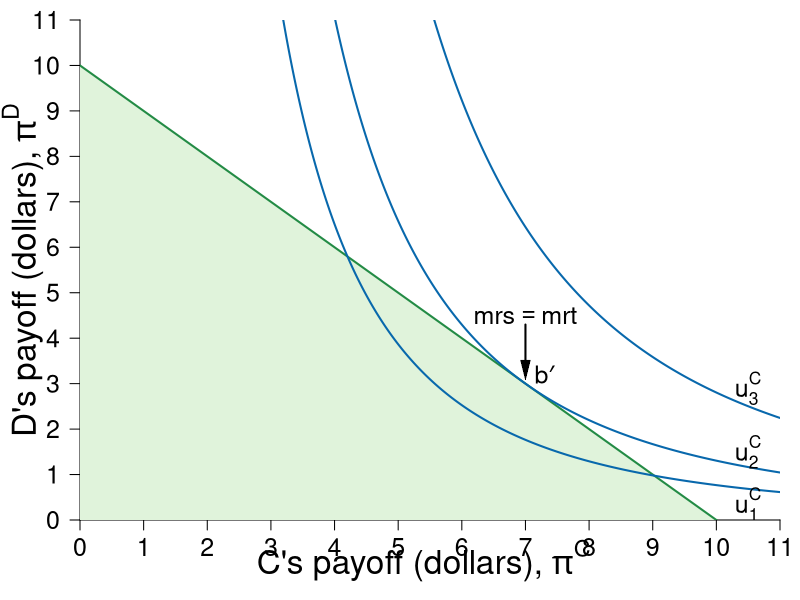

The R script that drew this image: (Note: this script raises an error after producing the figure.)
#Graph Designer: Simon Halliday
#Authors: Bowles, Foley and Halliday
#Title: Microeconomics: Competition, Conflict and Coordination

library(shape)
pdf(file = "constrained_optimization/feasible_dictator_fair07.pdf", width = 8, height = 8)

#Set parameters for graphics
pointsize <- 1.8
axislabelsize <- 2
labelsize <- 1.5
namesize <- 1.8
annotatesize <- 1.5
graphlinewidth <- 2
segmentlinewidth <- 1.5

COL <- c("#7fc97f", "#beaed4", "#fdc086", "#ffff99", "#386cb0", "#f0027f", "#bf5b17", "#666666")
COLA <- c("#e0f3db", "#99d8c9","#66c2a4","#41ae76", "#238b45", "#005824")
COLB <- c("#4eb3d3", "#2b8cbe", "#0868ac","#084081")
Grays <- gray.colors(25, start = 1, end = 0)

#Edited the margins to cater for the larger LHS labels
par(mar =  c(4, 4, 1, 1))

ppf <- function(x, slope = 1, bary = 10) {
  bary - slope * x
}

uFn <- function(x, y, alpha = 0.7){
  ((x)^alpha)*(y^(1-alpha))
}

indiffA <- function(x, ubar = uFn(8,2) - 1, alpha = 0.3) {
  (ubar/ ((x)^alpha))^(1/ (1 - alpha))
}

ylims <- c(0, 11)
xlims <- c(0, 11)

npts <- 501 
x <- seq(xlims[1], xlims[2], length.out = npts)
y <- seq(ylims[1], ylims[2], length.out = npts) 
a <- c(uFn(7, 3) - 0.8, uFn(7, 3), uFn(7, 3) + 1.4) #alpha = 0.4

plot(0, 0, xlim = xlims, ylim = ylims, type = "n",
     xlab = expression(paste("")),
     ylab = expression(paste("")), 
     xaxt = "n", 
     yaxt = "n", 
     cex.lab = axislabelsize, 
     bty = "n", 
     xaxs="i", 
     yaxs="i"
)


# ticksy <- seq(from = 0, to = ylims[2], by = 1)
# ylabels <- seq(from = 0, to = ylims[2], by = 1)
ticksx <- seq(from = 0, to = xlims[2], by = 1)
xlabels <- seq(from = 0, to = xlims[2], by = 1)
ticksy <- seq(from = 0, to = ylims[2], by = 1)
ylabels <- seq(from = 0, to = ylims[2], by = 1)
# ticksx <- c(xlims[1], 5.25, 8.944272, xlims[2])
# xlabels <- c(NA, expression(paste(x,"*")), expression(paste(bar(x))), NA)

axis(1, at = ticksx, pos = 0, labels = xlabels, cex.axis = labelsize)
axis(2, at = ticksy, pos = 0, labels = ylabels, las = 1, cex.axis = labelsize)

npts <- 500 
xx1 <- seq(xlims[1], xlims[2], length.out = npts)
xx2 <- seq(0, xlims[2], length.out = npts)
xx3 <- seq(xlims[1], 0, length.out = npts)
xx4 <- seq(-11, 0, length.out = npts)

#Draw the polygon for shading the feasible set
xpoly1 <- seq(from = xlims[1], 10, length.out = 500)
ypoly1 <- ppf(xpoly1)
polygon(x = c(0, xpoly1, 0),
        y = c(0, ypoly1, 0),
        col=COLA[1], density=NULL, border = NA)

#Draw the graphs
lines(xx1, ppf(xx1), col = COLA[5], lwd = graphlinewidth)

#Label the feasible frontier
text(16, 3, expression("Feasible Frontier"), cex = labelsize)
Arrows(16, 3.1, 16, 3.9, col = "black", lty = 1, lwd = 2, arr.type = "triangle", arr.lwd = 0.5)

contour(x, y, 
        outer(x, y, uFn),
        drawlabels = FALSE,
        col = COLB[3],
        lwd = graphlinewidth,
        levels = a, 
        xaxs="i", 
        yaxs="i", 
        add = TRUE)

#Axis labels
text(0.5*xlims[2] - 0.1, -0.9, expression(paste("C's payoff (dollars), ", pi^C)), xpd = TRUE, cex = axislabelsize) 
text(-0.9, 0.5*ylims[2], expression(paste("D's payoff (dollars), ", pi^D)), xpd = TRUE, cex = axislabelsize, srt = 90) 

#Add mrs = mrt at i
text(7, 4.5, expression(paste(mrs == mrt)), cex = labelsize)
Arrows(7, 4.3, 7, 3.3, col = "black", lty = 1, lwd = 2, arr.type = "triangle", arr.lwd = 0.5)

#Label the indifference curves
text(10.5, 0.35, expression(u[1]^C), cex = labelsize)
text(10.5, 1.5, expression(u[2]^C), cex = labelsize)
text(10.5, 2.9, expression(u[3]^C), cex = labelsize)

#Annotate max u point on feasible frontier
text(7.3, ppf(7) + 0.2, expression(paste(b*minute)), cex = labelsize)
segments(7, 0, 7, ppf(x = 7), lty = 2, col = grays[20], lwd = segmentlinewidth)
segments(0, ppf(x = 7), 7, ppf(x = 7), lty = 2, col = grays[20], lwd = segmentlinewidth)
points(7, ppf(x = 7), pch = 16, col = "black", cex = 1.5)

text(4.2 + 0.3, ppf(4.2) + 0.2, expression(paste(a*minute)), cex = labelsize)
segments(4.2, 0, 4.2, ppf(x = 4.2), lty = 2, col = grays[20], lwd = segmentlinewidth)
segments(0, ppf(x = 4.2), 4.2, ppf(x = 4.2), lty = 2, col = grays[20], lwd = segmentlinewidth)
points(4.2, ppf(x = 4.2), pch = 16, col = "black", cex = 1.5)


text(9.03 + 0.2, ppf(9.03) + 0.2, expression(paste(c*minute)), cex = labelsize)
segments(9.03, 0, 9.03, ppf(x = 9.03), lty = 2, col = grays[20], lwd = segmentlinewidth)
segments(0, ppf(x = 9.03), 9.03, ppf(x = 9.03), lty = 2, col = grays[20], lwd = segmentlinewidth)
points(9.03, ppf(x = 9.03), pch = 16, col = "black", cex = 1.5)


# text(2, ppf(2) - 1, expression(paste("Feasible")), cex = labelsize)
# text(2, ppf(2) - 1.5, expression(paste("frontier")), cex = labelsize)


dev.off()
